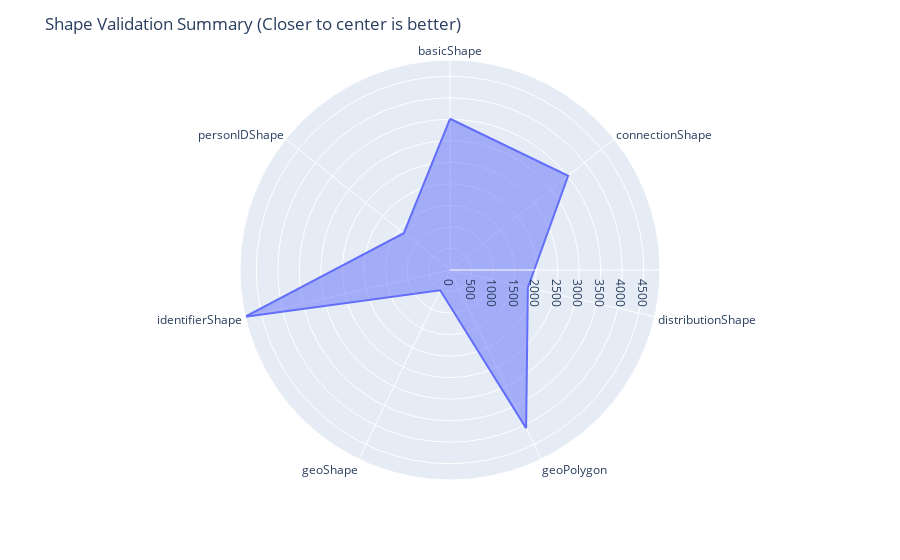

Source (notebook cell):
### Code cell
dfr = pd.DataFrame(dict(
    r=summary['severity'].tolist(),   # vs valid which is hard since num resources can be < errors (multiple errors in a resource)
    theta=summary['shape'].tolist()))
fig = px.line_polar(dfr, r='r', theta='theta',line_close=True)
fig.update_traces(fill='toself')

# fig.add_trace( name="Validation Summary" )

fig.update_layout(
  polar=dict(
    radialaxis=dict(
      visible=True,
      range=[0, summary["severity"].max()]
      # range=[0, countsdf["count"].sum()]
    )),
  showlegend=True,
  title="Shape Validation Summary (Closer to center is better)"
)

fig.show()

### Figure 1 — Plotly figure (JSON) as saved in the notebook; plotly's stock layout.template omitted (floating-point values rounded to 4 significant figures)
{"data": [{"fill": "toself", "hovertemplate": "r=%{r}<br>theta=%{theta}<extra></extra>", "legendgroup": "", "line": {"color": "#636efa", "dash": "solid"}, "marker": {"symbol": "circle"}, "mode": "lines", "name": "", "r": [3513, 3510, 1855, 4076, 523, 4878, 1372, 3513], "showlegend": false, "subplot": "polar", "theta": ["basicShape", "connectionShape", "distributionShape", "geoPolygon", "geoShape", "identifierShape", "personIDShape", "basicShape"], "type": "scatterpolar"}], "layout": {"autosize": true, "legend": {"tracegroupgap": 0}, "margin": {"t": 60}, "polar": {"angularaxis": {"direction": "clockwise", "rotation": 90, "type": "category"}, "domain": {"x": [0, 1], "y": [0, 1]}, "radialaxis": {"autorange": false, "range": [0, 4878], "type": "linear", "visible": true}}, "showlegend": true, "title": {"text": "Shape Validation Summary (Closer to center is better)"}}}
